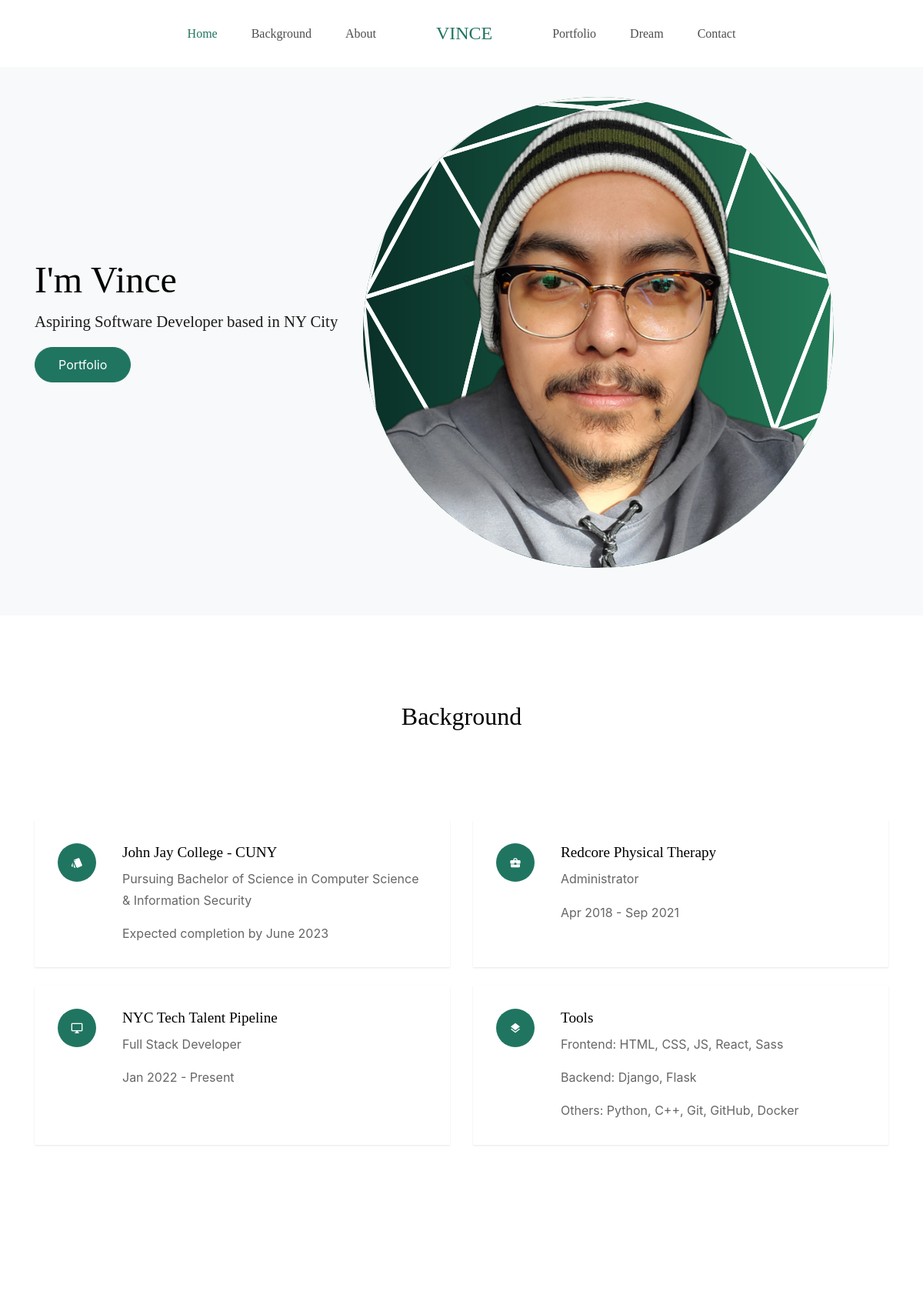
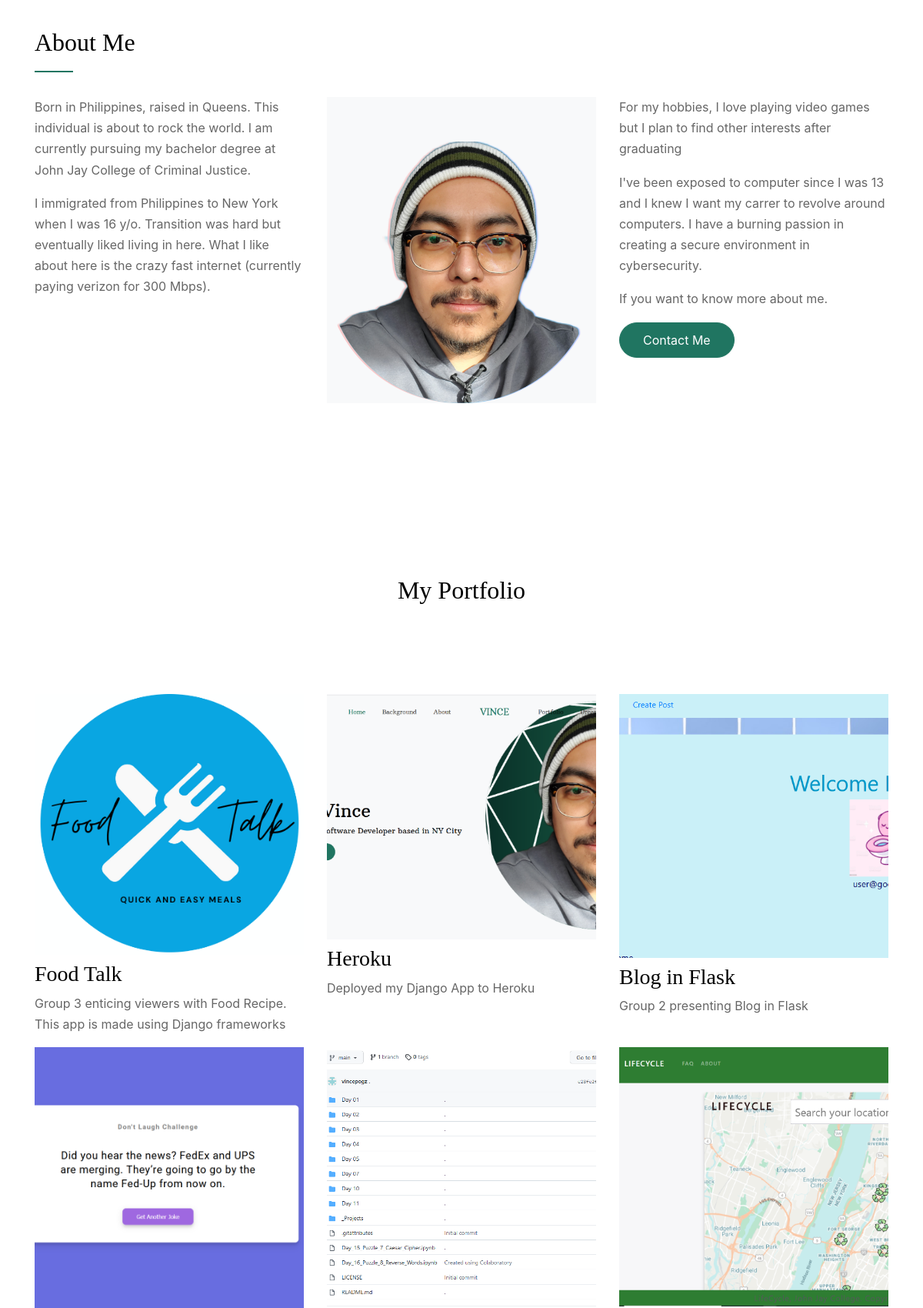
The page / (upper part) on the database its author committed (2 pictures, top to bottom).
### portfolio/models.py (models this page shows, shortened)
class Project(models.Model):
    title = models.CharField(max_length=100)
    description = models.CharField(max_length=200)
    image = models.ImageField(upload_to='portfolio/images/')
    url = models.URLField(blank=True)

### portfolio/views.py (the view)
# urls.py: 2. Add a URL to urlpatterns:  path('', views.home, name='home')
def home(request):
    projects = Project.objects.all()
    return render(request, 'portfolio/index.html', {'projects': projects})

### portfolio/templates/portfolio/index.html (shortened to what this page needs)
<!doctype html>
<html lang="en">
  <head>
    <link rel="stylesheet" href="../static/fonts/icomoon/style.css">
    <link rel="stylesheet" href="../static/css/bootstrap.min.css">
    <link rel="stylesheet" href="../static/css/jquery-ui.css">
    <link rel="stylesheet" href="../static/css/owl.carousel.min.css">
    <link rel="stylesheet" href="../static/css/owl.theme.default.min.css">
    <link rel="stylesheet" href="../static/css/owl.theme.default.min.css">
    <link rel="stylesheet" href="../static/css/jquery.fancybox.min.css">
    <link rel="stylesheet" href="../static/css/bootstrap-datepicker.css">
    <link rel="stylesheet" href="../static/fonts/flaticon/font/flaticon.css">
    <link rel="stylesheet" href="../static/css/aos.css">
    <link rel="stylesheet" href="../static/css/style.css">
  </head>
  <body data-spy="scroll" data-target=".site-navbar-target" data-offset="300">
  <div class="site-wrap">
    <header class="site-navbar py-4 js-sticky-header site-navbar-target" role="banner">
      <div class="container-fluid">
        <div class="row align-items-center justify-content-center">
          <div class="">
            <nav class="site-navigation position-relative text-right" role="navigation">
              <ul class="site-menu main-menu js-clone-nav mr-auto d-none d-lg-block">
                <li><a href="#home-section" class="nav-link">Home</a></li>
                <li><a href="#background-section" class="nav-link">Background</a></li>
                <li><a href="#about-section" class="nav-link">About</a></li>
              </ul>
            </nav>
          </div>
          <div class=" text-center mx-5">
            <h1 class="m-0 site-logo"><a href="/">VINCE</a></h1>
          </div>
          <div class="text-left">
            <nav class="site-navigation position-relative" role="navigation">
              <ul class="site-menu main-menu js-clone-nav mr-auto d-none d-lg-block">
                <li><a href="#portfolio-section" class="nav-link">Portfolio</a></li>
                <li><a href="#dream-section" class="nav-link">Dream</a></li>
                <li><a href="#contact-section" class="nav-link">Contact</a></li>
              </ul>
            </nav>
          </div>
        </div>
      </div>
    </header>
    <div class="site-blocks-cover overlay bg-light" id="home-section">
      <div class="container">
        <div class="row justify-content-center">
          <div class="col-md-12 mt-lg-5 text-left align-self-center text-intro">
            <div class="row">
              <div class="col-lg-6">
                <h1 class="text-black">I'm Vince</h1>
                <p class="lead">Aspiring Software Developer based in NY City</p>
                <p><a href="#portfolio-section" class="btn smoothscroll btn-primary">Portfolio</a></p>
              </div>
            </div>
          </div>
        </div>
      </div>
      <img src="../static/images/face.png" alt="Image" class="img-face" data-aos="fade">
    </div>
    <div class="site-section" id="background-section">
      <div class="container">
        <div class="row ">
          <div class="col-12 mb-5 position-relative">
            <h2 class="section-title text-center mb-5">Background</h2>
          </div>
          <div class="col-md-6 mb-4">
            <div class="service d-flex h-100">
              <div class="service-number mr-4"><span class="icon-style"></span></div>
              <div class="service-about">
                <h3>John Jay College - CUNY</h3>
                <p>Pursuing Bachelor of Science in Computer Science & Information Security</p>
                <p>Expected completion by June 2023</p>
              </div>
            </div>
          </div>
          <div class="col-md-6 mb-4">
            <div class="service d-flex h-100">
              <div class="service-number mr-4"><span class="icon-business_center"></span></div>
              <div class="service-about">
                <h3>Redcore Physical Therapy</h3>
                <p>Administrator</p>
                <p>Apr 2018 - Sep 2021</p>
              </div>
            </div>
          </div>
          <div class="col-md-6 mb-4">
            <div class="service d-flex h-100">
              <div class="service-number mr-4"><span class="icon-desktop_windows"></span></div>
              <div class="service-about">
                <h3>NYC Tech Talent Pipeline</h3>
                <p>Full Stack Developer</p>
                <p>Jan 2022 - Present</p>
              </div>
            </div>
          </div>
          <div class="col-md-6 mb-4">
            <div class="service d-flex h-100">
              <div class="service-number mr-4"><span class="icon-layers"></span></div>
              <div class="service-about">
                <h3>Tools</h3>
                <p>Frontend: HTML, CSS, JS, React, Sass</p>
                <p>Backend: Django, Flask</p>
                <p>Others: Python, C++, Git, GitHub, Docker</p>
              </div>
            </div>
          </div>
        </div>
      </div>
    </div>
    <div class="site-section" id="about-section">
      <div class="container">
        <div class="row ">
          <div class="col-12 mb-4 position-relative">
            <h2 class="section-title">About Me</h2>
          </div>
          <div class="col-lg-4 order-1 order-lg-2 mb-4 mb-lg-0">
            <div class="bg-light pt-5">
            <img src="../static/images/face2.png" alt="Image" class="img-fluid">
            </div>
          </div>
          <div class="col-lg-4 order-2 order-lg-1">
            <p>Born in Philippines, raised in Queens. This individual is about to rock the world. I am currently pursuing my bachelor degree at John Jay College of Criminal Justice.</p>
            <p>I immigrated from Philippines to New York when I was 16 y/o. Transition was hard but eventually liked living in here. What I like about here is the crazy fast internet (currently paying verizon for 300 Mbps).</p>
          </div>
          <div class="col-lg-4 order-3 order-lg-3">
            <p>For my hobbies, I love playing video games but I plan to find other interests after graduating</p>
            <p>I've been exposed to computer since I was 13 and I knew I want my carrer to revolve around computers. I have a burning passion in creating a secure environment in cybersecurity.</p>
            <p>If you want to know more about me.</p>
            <p><a href="#contact-section" class="btn smoothscroll btn-primary">Contact Me</a></p>
          </div>
        </div>
      </div>
    </div>
    <section class="site-section block__62272" id="portfolio-section">
      <div class="container">
        <div class="row mb-5">
          <div class="col-12 position-relative">
            <h2 class="section-title text-center mb-5">My Portfolio</h2>
          </div>
        </div>
        {% block content %}
        {% load static %}
        <div class="row">
          {% for project in projects %}
          <div class="col-lg-4 col-md-6">
            {% if project.url %}
            <a href="{{ project.url }}">
              <img src="{{ project.image.url }}" target="_blank" class="img-fluid mb-2">
            </a>
            {% else %}
            <img src="{{ project.image.url }}" target="_blank" class="img-fluid mb-2">
            {% endif %}
            <h3>{{ project.title }}</h3>
            <p>{{ project.description }}</p>
          </div>
          {% endfor %}
        </div>
        {% endblock %}
        </div>
      </div>
  </body>
</html>

### portfolio/static/css/style.css (style rules this page uses)
html { overflow-x: hidden; }
body { line-height: 1.7; color: #666666; font-weight: 400; font-size: 1rem; }
a { -webkit-transition: .3s all ease; -o-transition: .3s all ease; transition: .3s all ease; }
h1, h2, h3, h4, h5, .h1, .h2, .h3, .h4, .h5 { font-family: "Arbutus Slab", serif; color: #000; }
.text-black { color: #000 !important; }
body:after { -webkit-transition: .3s all ease-in-out; -o-transition: .3s all ease-in-out; transition: .3s all ease-in-out; }
.btn { font-size: 16px; border-radius: 30px; padding: 10px 30px; }
.btn.btn-primary { background: #207561; border-color: #207561; color: #fff; }
.site-section { padding: 2.5em 0; }
@media (min-width: 768px) { .site-section { padding: 7em 0; } }
.site-navbar { margin-bottom: 0px; z-index: 1999; position: absolute; top: 0; width: 100%; border-bottom: rgba(255, 255, 255, 0.7); }
.site-navbar .site-logo { font-size: 1.5rem; }
.site-navbar .site-logo a { display: inline-block; padding: 5px 10px; color: #207561 !important; }
.site-navbar .site-navigation .site-menu { margin: 0; padding: 0; margin-bottom: 0; font-family: "Arbutus Slab", serif; }
.site-navbar .site-navigation .site-menu a { text-decoration: none !important; display: inline-block; position: relative; padding: 5px 20px; }
.site-navbar .site-navigation .site-menu > li { display: inline-block; }
.site-navbar .site-navigation .site-menu > li > a { padding: 5px 20px; color: #000; display: inline-block; text-decoration: none !important; }
.site-mobile-menu .site-nav-wrap { padding: 0; margin: 0; list-style: none; position: relative; }
.site-mobile-menu .site-nav-wrap a { padding: 10px 20px; display: block; position: relative; color: #212529; }
.site-mobile-menu .site-nav-wrap li { position: relative; display: block; }
.site-mobile-menu .site-nav-wrap li .active { color: #207561; }
.site-mobile-menu .site-nav-wrap > li { display: block; position: relative; float: left; width: 100%; }
.site-mobile-menu .site-nav-wrap > li > a { padding-left: 20px; font-size: 20px; }
.sticky-wrapper .site-navbar { -webkit-transition: .3s all ease; -o-transition: .3s all ease; transition: .3s all ease; }
.sticky-wrapper .site-navbar .site-logo a { color: #000; }
.sticky-wrapper .site-navbar .site-menu > li > a { color: rgba(0, 0, 0, 0.7) !important; }
.sticky-wrapper .site-navbar .site-menu > li > a:hover, .sticky-wrapper .site-navbar .site-menu > li > a.active { color: #207561 !important; }
.site-blocks-cover { background-size: cover; background-repeat: no-repeat; background-position: top; background-position: center center; overflow: hidden; position: relative; }
.site-blocks-cover .lead { font-family: "Arbutus Slab", serif; font-size: 1.3rem; color: #1a1a1a; }
.site-blocks-cover.overlay { position: relative; }
.site-blocks-cover.overlay:before { position: absolute; content: ""; left: 0; bottom: 0; right: 0; top: 0; z-index: 2; background: rgba(255, 255, 255, 0); }
.site-blocks-cover, .site-blocks-cover > .container, .site-blocks-cover > .container > .row { min-height: 600px; height: 100vh; }
.site-blocks-cover .text-intro { position: relative; z-index: 2; }
.site-blocks-cover h1 { font-size: 3rem; font-family: "Arbutus Slab", serif; }
.site-blocks-cover .img-face { position: absolute; right: -5%; bottom: 0; z-index: 1; max-width: 950px; }
.section-title { position: relative; padding-bottom: 20px; }
.section-title:after { content: ""; position: absolute; bottom: 0; left: 0; height: 2px; background: #207561; width: 50px; }
.section-title.text-center:after { left: 50%; -webkit-transform: translateX(-50%); -ms-transform: translateX(-50%); transform: translateX(-50%); }
.section-title.text-center:after { background: #fff; }
.position-relative { position: relative; }
.service { padding: 30px; background: #fff; -webkit-box-shadow: 0 1px 2px 0px rgba(0, 0, 0, 0.1); box-shadow: 0 1px 2px 0px rgba(0, 0, 0, 0.1); -webkit-transition: .3s all ease-in-out; -o-transition: .3s all ease-in-out; transition: .3s all ease-in-out; top: 0; position: relative; }
.service .service-number { -webkit-box-flex: 0; -ms-flex: 0 0 60px; flex: 0 0 60px; }
.service .service-number span { position: relative; width: 50px; height: 50px; line-height: 50px; border-radius: 50%; background: #207561; display: inline-block; color: #fff; text-align: center; }
.service .service-about *:last-child { margin-bottom: 0; }
.service .service-about h3 { font-size: 1.2rem; margin-bottom: 10px; }

### rows shown on the page
Project: image (picture), title "Food Talk", description "Group 3 enticing viewers with Food Recipe. This app is made using Django frameworks"
Project: image (picture), title "Heroku", description "Deployed my Django App to Heroku"
Project: image (picture), title "Blog in Flask", description "Group 2 presenting Blog in Flask"
Project: image (picture)
Project: image (picture)
Project: image (picture)
